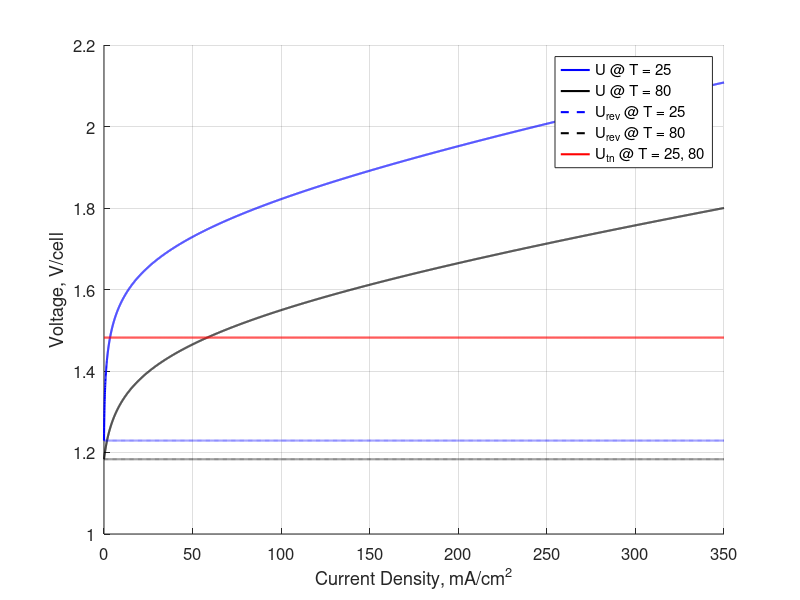

Source code (MATLAB):
clc
clear all
close all

parU = struct('r1',8.05*10^-5,'r2',-2.5*10^-7,'s',0.185,'t1',-0.1002,'t2',8.424,'t3',247.3); %I-U curve parameters 
F = 96485;
z = 2;
Ncell = 21;
delG = 237*10^3; %kJ/mol
A = .25; %m2

T = [25 80];
for i=1:length(T)
    Urev(i) = 1.5184 - 1.5421e-3*(273+T(i)) + 9.523e-5*(273+T(i))*log((273+T(i))) + 9.84e-8*(273+T(i))^2; %relation for Urev with T from LeRoy eqn. 58
end
%Urev = [1.229 1.184]; 
I = [0:0.1:875];%A

%% I-U curve, Fig. 5 
U=[];
for i=1:length(T)
u = Urev(i) + (((parU.r1+parU.r2*T(i)).*I)./A) + parU.s*log10(((parU.t1+(parU.t2/T(i))+(parU.t3/T(i)^2)).*I/A)+1);
U = [U; u];  
end

set(0, 'DefaultAxesFontSize', 12,  'DefaultLineLineWidth',1.5)
fig1 = figure('NumberTitle', 'off', 'Name', 'UI characteristics');
hold on

plot(0.1*I/A,U(1,:),'b');% I-U curve of an electrolyser is in mA/cm2 vs V
hold on
plot(0.1*I/A,U(2,:),'k');
hold on

Urevplot = Urev'.*ones(1,length(0.1*I/A));
Utnplot = 1.482*ones(1,length(0.1*I/A));
plot(0.1*I/A,Urevplot(1,:),'b--')
hold on

plot(0.1*I/A,Urevplot(2,:),'k--')
hold on
plot(0.1*I/A,Utnplot,'r')
grid on

xlabel('Current Density, mA/cm^2')
ylabel('Voltage, V/cell')
hold on

legend('U @ T = 25', 'U @ T = 80','U_r_e_v @ T = 25','U_r_e_v @ T = 80', 'U_t_n @ T = 25, 80')
saveas(fig1,'UIchar','epsc');


% %nH2 vs current, Fig. 9
% parF = struct('f1',250,'f2',0.96);
% Feff = (((0.1*I./A).^2)./(parF.f1+(0.1*I./A).^2)).*parF.f2;
% rateH2 = Feff.*Ncell.*I./(z*F); %in mol/s
% vstd = 0.0224136;
% nH2 = rateH2*vstd*3600; 
% 
% figure(2)
% plot(I,nH2)
% xlabel('Current, A')
% ylabel('H_2 Flow Rate, Nm^3/hr')
% 
% %plot between efficiency percentage and current density, Fig. 6
% figure(3)
% plot(0.1*I/A,100*Feff)
% xlabel('Current Density, mA/cm^2')
% ylabel('Efficiency, %')
% 
% %plot between specific electricity and rate of H2 production, Vidar's plot
% %not current needs revision
% figure(4)
% %set(gca,'FontSize',14)
% E=(U.*I)*3600;%in Wh
% SpElec = 1e-6*E./rateH2;
% plot(rateH2,SpElec)
% ylim([40 80])
% ylabel('Specific electricity, MWh/mol H_2')
% xlabel('Molar flow rate of H_2, mol/hr')
% 
% figure(5)
% %set(gca,'FontSize',14)
% E=(U.*I)*3600;%in Wh
% SpElec = 1e-6*E./(rateH2);
% plot(rateH2,SpElec)
% ylim([40 80])
% ylabel('Specific electricity, MWh/mol H_2')
% xlabel('Molar flow rate of H_2, mol/hr')
% 
